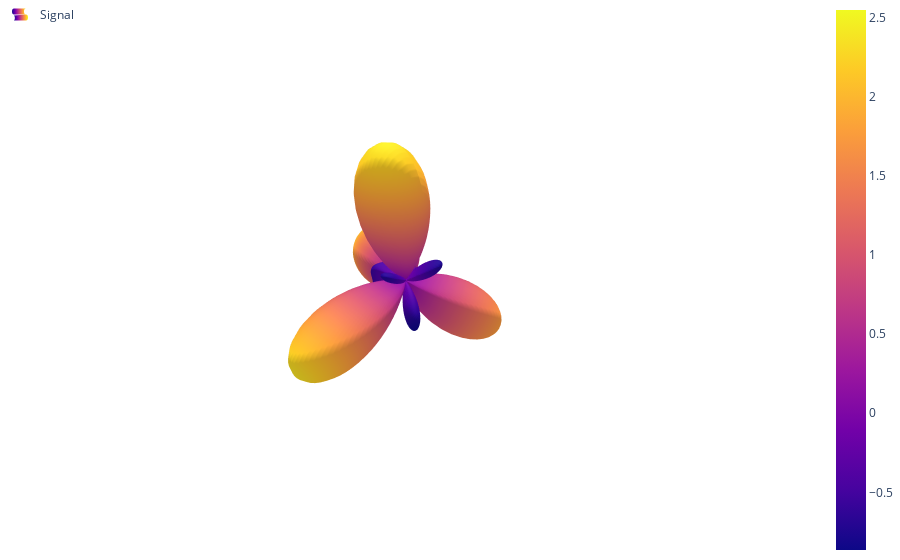

Source (notebook cell):
### Code cell
spectra.visualize_geometry(tetrahedral_noised)

### Figure 1 — Plotly figure (JSON) as saved in the notebook; plotly's stock layout.template omitted (floating-point values rounded to 4 significant figures; data arrays with more than 128 entries replaced by an {"elided": "..."} marker saying what was removed)
{"data": [{"name": "Signal", "showlegend": true, "surfacecolor": {"elided": "102x100 float values"}, "type": "surface", "x": {"elided": "102x100 float values"}, "y": {"elided": "102x100 float values"}, "z": {"elided": "102x100 float values"}}], "layout": {"legend": {"x": 0, "xanchor": "left", "y": 1, "yanchor": "top"}, "margin": {"b": 0, "l": 0, "r": 0, "t": 0}, "paper_bgcolor": "rgba(255,255,255,255)", "plot_bgcolor": "rgba(255,255,255,255)", "scene": {"aspectmode": "cube", "bgcolor": "rgba(255,255,255,255)", "camera": {"eye": {"x": 0.5, "y": 0.5, "z": 0.5}}, "xaxis": {"backgroundcolor": "rgba(255,255,255,255)", "range": [-2.5, 2.5], "showgrid": false, "showticklabels": false, "title": {"text": ""}, "zeroline": false}, "yaxis": {"backgroundcolor": "rgba(255,255,255,255)", "range": [-2.5, 2.5], "showgrid": false, "showticklabels": false, "title": {"text": ""}, "zeroline": false}, "zaxis": {"backgroundcolor": "rgba(255,255,255,255)", "range": [-2.5, 2.5], "showgrid": false, "showticklabels": false, "title": {"text": ""}, "zeroline": false}}}}
